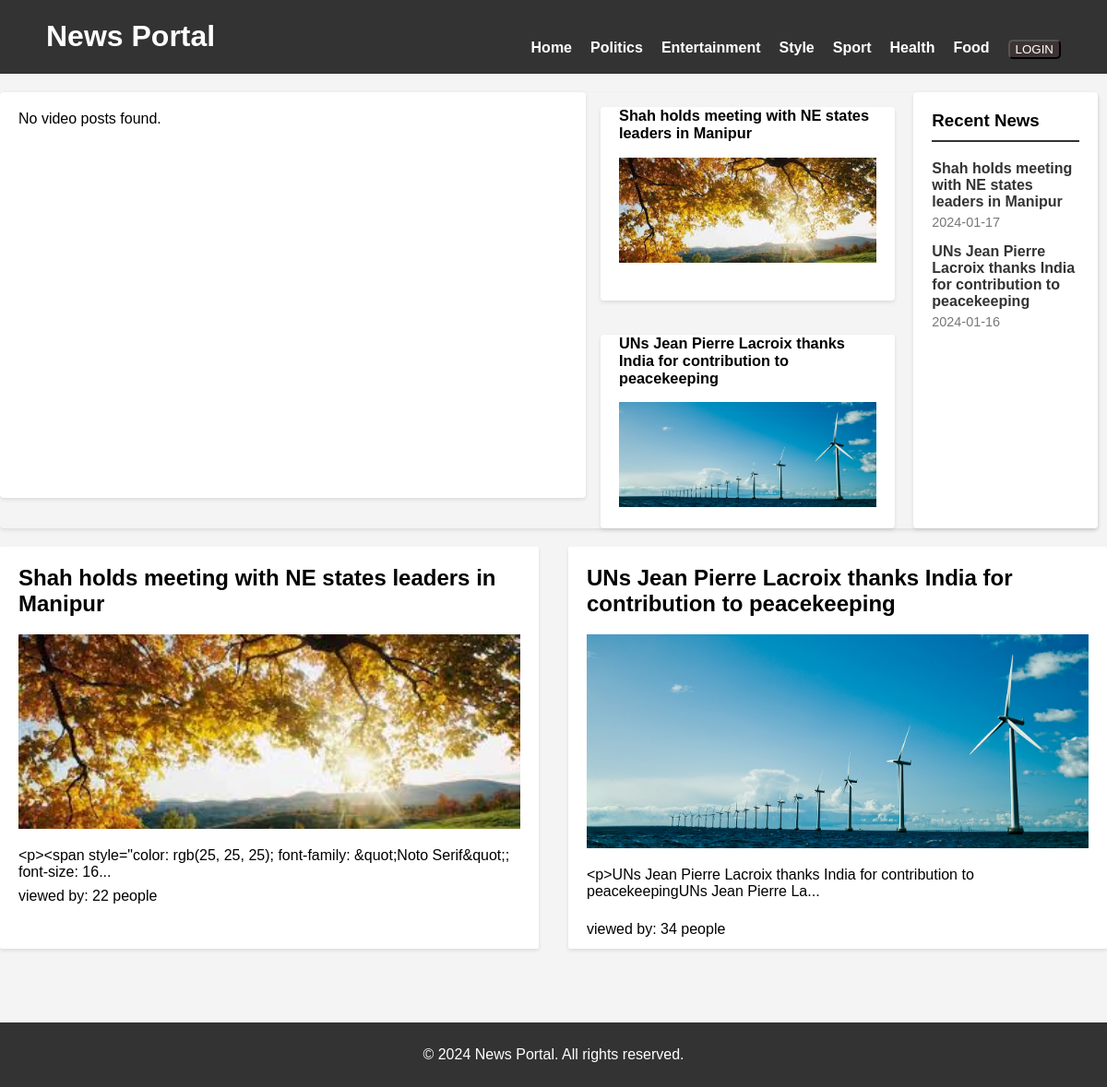
The app's page /Politics.php with its own data.
### tables this page shows
CREATE TABLE `tblposts` (
  `id` int(11) NOT NULL,
  `PostTitle` longtext DEFAULT NULL,
  `CategoryId` int(11) DEFAULT NULL,
  `SubCategoryId` int(11) DEFAULT NULL,
  `PostDetails` longtext DEFAULT NULL,
  `PostingDate` timestamp NULL DEFAULT current_timestamp(),
  `UpdationDate` timestamp NULL DEFAULT NULL ON UPDATE current_timestamp(),
  `Is_Active` int(1) DEFAULT NULL,
  `PostUrl` mediumtext DEFAULT NULL,
  `PostImage` varchar(255) DEFAULT NULL,
  `viewCounter` int(11) DEFAULT NULL,
  `postedBy` varchar(255) DEFAULT NULL,
  `lastUpdatedBy` varchar(255) DEFAULT NULL
);

### Politics.php (the view, shortened to what this page needs)
<!DOCTYPE html>
<html lang="en">
<head>
    <link rel="stylesheet" href="politics.css">
    <link rel="stylesheet" href="https://cdnjs.cloudflare.com/ajax/libs/font-awesome/6.5.1/css/all.min.css">
</head>
<body>
    <header>
        <div class="head_padding">
            <div class="nav-box nav-box1">
                <h1>News Portal</h1>
            </div>
            <div class="nav-box nav-box2">
                <nav>
                    <ul>
                        <li><a href="Home.php">Home</a></li>
                        <li><a href="politics.php">Politics</a></li>
                        <li><a href="entertainment.php">Entertainment</a></li>
                        <li><a href="style.php">Style</a></li>
                        <li><a href="Sports.php">Sport</a></li>
                        <li><a href="health.php">Health</a></li>
                        <li><a href="food.php">Food</a></li>
                        <li><button class="nav-button" id="loginButton">LOGIN</button></li>
                    </ul>
                </nav>
            </div>
        </div>
    </header>
    <main>
        <?php
        function fetchPostsByCategory() {
            $conn = mysqli_connect(DB_SERVER, DB_USER, DB_PASS, DB_NAME);
        $fullPath = $_SERVER['PHP_SELF'];
        $fileNameWithoutExtension = pathinfo($fullPath, PATHINFO_FILENAME);
        $cat_id_query = "SELECT id FROM tblcategory WHERE categoryName = '" . mysqli_real_escape_string($conn, $fileNameWithoutExtension) . "'";
        $result2 = $conn->query($cat_id_query);
        $row = $result2->fetch_assoc();
        $categoryID = $row['id'];
        return $categoryID;
    }
    ?>
    <section class="content">
    <div class="featured-article">
        <div class="article-content">
            <?php
            $conn = mysqli_connect(DB_SERVER, DB_USER, DB_PASS, DB_NAME);
            $fullPath = $_SERVER['PHP_SELF'];
            $fileNameWithoutExtension = pathinfo($fullPath, PATHINFO_FILENAME);
            $cat_id_query = "SELECT id FROM tblcategory WHERE categoryName = '" . mysqli_real_escape_string($conn, $fileNameWithoutExtension) . "'";
            $result2 = $conn->query($cat_id_query);
            if ($result2 && $result2->num_rows > 0) {
                $row = $result2->fetch_assoc();
                $categoryID = $row['id'];
                $sql = "SELECT id, PostTitle, PostDetails, PostingDate, PostImage, viewCounter
                        FROM tblposts
                        WHERE Is_Active=1 AND CategoryId = $categoryID
                        ORDER BY PostingDate DESC";
                $result = $conn->query($sql);
                if ($result && $result->num_rows > 0) {
    $videoFound = false;
    if (!$videoFound) {
        echo "No video posts found.";
    }
} else {
    echo "No posts found.";
}}
?>
        </div>
        <div class="side-articles">
            <?php
          $conn = mysqli_connect(DB_SERVER, DB_USER, DB_PASS, DB_NAME);
            $cat=fetchPostsByCategory();
            $sql = "SELECT id, PostTitle, PostDetails, PostingDate, PostImage FROM tblposts WHERE Is_Active=1 && CategoryId = $cat ORDER BY PostingDate DESC LIMIT 2";
            $result = $conn->query($sql);
            if ($result->num_rows > 0) {
                while($row = $result->fetch_assoc()) {
                    echo '<a href="news-details.php?nid=' . htmlspecialchars($row['id'], ENT_QUOTES, 'UTF-8') . '">';
                    echo '<div class="side-article">';
                    echo '<p class="heading">' . $row['PostTitle'] . '</p>';
                    echo '<img src="admin/postimages/' . $row['PostImage'] . '" alt="" height="60%" width="100%">';
                    echo '</div>';
                    echo'</a>';
                }
            } else {
                echo "<p>No side articles found.</p>";
            }
            ?>
        </div>
        <aside class="recent-news">
            <h3>Recent News</h3>
            <ul>
                <?php
                $conn = mysqli_connect(DB_SERVER,DB_USER,DB_PASS,DB_NAME);
                $cat=fetchPostsByCategory();
                $sql = "SELECT id, PostTitle,DATE(PostingDate) as PostingDate  FROM tblposts WHERE Is_Active=1 && CategoryId = $cat ORDER BY PostingDate DESC LIMIT 4";
                $result = $conn->query($sql);
                if ($result->num_rows > 0) {
                    while($row = $result->fetch_assoc()) {
                        $postID = htmlspecialchars($row['id'], ENT_QUOTES, 'UTF-8');
                        $postTitle = htmlspecialchars($row['PostTitle'], ENT_QUOTES, 'UTF-8');
                        $postingDate = htmlspecialchars($row['PostingDate'], ENT_QUOTES, 'UTF-8');
                        echo '<li>';
                        echo '<a href="news-details.php?nid=' . $postID . '">' . $postTitle . '</a>';
                        echo '<span class="time">' . $postingDate . '</span>';
                        echo '</li>';
                    }
                } else {
                    echo "<li>No recent news found.</li>";
                }
                ?>
            </ul>
        </aside>
    </div>
</section>
    <section class="mycontent">
        <div class="mycontainer">
            <div class="featured-article1">
                <?php
                $conn = mysqli_connect(DB_SERVER,DB_USER,DB_PASS,DB_NAME);
                $cat=fetchPostsByCategory();
                $sql = "SELECT id, PostTitle, PostDetails, PostingDate, PostImage,viewCounter FROM tblposts WHERE Is_Active=1 && CategoryId = $cat ORDER BY PostingDate DESC";
                $result = $conn->query($sql);
                if ($result->num_rows > 0) {
                    echo '<section class="mycontent">';
                    echo '<div class="mycontainer">';
                    $count = 0;
                    while ($row = $result->fetch_assoc()) {
                        if ($count % 3 == 0) {
                            echo '<div class="featured-article1">';
                        }
                        echo '<div class="article-content1">';
                        echo '<a href="news-details.php?nid=' . htmlspecialchars($row['id'], ENT_QUOTES, 'UTF-8') . '">';
                        echo '<h2>' . htmlspecialchars($row['PostTitle'], ENT_QUOTES, 'UTF-8') . '</h2>';
                        echo '<img src="admin/postimages/' . $row['PostImage'] . '" alt="" height="60%" width="100%">';
                        echo '<p>' . htmlspecialchars(substr($row['PostDetails'], 0, 90), ENT_QUOTES, 'UTF-8') . '...</p>';
                        echo '<div class="meta">';
                        echo '<span>viewed by:   ' . htmlspecialchars($row['viewCounter'], ENT_QUOTES, 'UTF-8') . '  people</span>';
                        echo'</a>';
                        echo '</div>';
                        echo '</div>';
                        $count++;
                    }
                    if ($count > 0) {
                        echo '</div>';
                    }
                    echo '</div>';
                    echo '</section>';
                }
                ?>
</main>
    <footer>
        <p>&copy; 2024 News Portal. All rights reserved.</p>
    </footer>
</body>
</html>

### politics.css (style rules this page uses)
body { font-family: Arial, sans-serif; margin: 0; padding: 0; display: flex; flex-direction: column; align-items: center; background-color: #f4f4f4; }
header { width: 100%; background-color: #333; color: white; text-align: center; }
.head_padding { display: flex; align-items: flex-end; justify-content: space-between; }
.nav-box { height: 100%; }
.nav-box1 { padding-left: 50px; }
.nav-box2 { padding-right: 50px; }
nav ul { list-style: none; padding: 0; display: flex; gap: 20px; }
nav ul li { display: inline; }
nav ul li a { text-decoration: none; color: white; font-weight: bold; transition: color 0.3s; }
.nav-button { background-color: #3d3333; color: #ffffff; border-radius: 5px; }
main { display: flex; flex-direction: column; align-items: center; width: 100%; max-width: 1200px; padding: 20px; }
.content { display: flex; width: 100%; margin-bottom: 20px; }
.featured-article { display: flex; flex-direction: row; margin-right: 10px; background-color: #f4f4f4; border-radius: 4px; box-shadow: 0 2px 4px rgba(0, 0, 0, 0.1); height: 100%; width: 100%; }
.side-articles { padding-left: 1rem; }
.article-content { background-color: white; padding: 20px; border-radius: 4px; box-shadow: 0 2px 4px rgba(0, 0, 0, 0.1); height: 400px; width: 50%; }
.featured-article1 { display: flex; width: 100%; gap: 2rem; margin-bottom: 20px; }
.article-content1 { width: 100%; padding: 20px; border-radius: 4px; box-shadow: 0 2px 4px rgba(0, 0, 0, 0.1); height: 100%; }
.featured-article1 .article-content1 { display: flex; flex-direction: column; border-radius: 2px; box-shadow: 0 2px 4px rgba(0, 0, 0, 0.1); height: 400px; width: 100%; padding-bottom: 1rem; }
.featured-article1 h2 { margin-top: 0; }
.meta { display: flex; justify-content: space-between; color: #777; }
.side-articles { flex: 2; display: flex; flex-direction: column; gap: 20px; }
.side-article { background-color: rgb(255, 255, 255); padding: 20px; padding-top:0; border-radius: 4px; box-shadow: 0 2px 4px rgba(0, 0, 0, 0.1); height: 190px; }
.side-article>p { font-size: .79rem; }
.side-article>.heading { display: block; font-size: 1.02em; font-weight: bold; unicode-bidi: isolate; }
.recent-news { flex: 1; margin-left: 20px; background-color: white; padding: 20px; border-radius: 4px; box-shadow: 0 2px 4px rgba(0, 0, 0, 0.1); }
.recent-news h3 { margin-top: 0; border-bottom: 2px solid #333; padding-bottom: 10px; margin-bottom: 20px; }
.recent-news ul { list-style: none; padding: 0; }
.recent-news ul li { margin-bottom: 15px; }
.recent-news ul li a { text-decoration: none; color: #333; font-weight: bold; }
.recent-news ul li .time { display: block; color: #777; font-size: 0.9em; margin-top: 5px; }
footer { width: 100%; background-color: #333; color: white; padding: 10px 0; text-align: center; margin-top: 20px; }
.mycontent { width: 100%; }
.mycontainer { width: 100%; display: flex; flex-direction: column; overflow: auto; }
.mycontainer .featured-article1 { display: flex; flex: 1; }
.mycontainer .article-content1 { width: 100%; }
.article-content1 { background-color: #fff; }
a { text-decoration: none; color: #000; }

### records on screen
tblposts: PostTitle "Shah holds meeting with NE states leaders in Manipur", PostImage (picture), postingDate "2024-01-17", PostDetails "<p><span style=\"color: rgb(25, 25, 25); font-family: &quot;Noto Serif&quot;; font-size: 16", viewCounter "22"
tblposts: PostTitle "UNs Jean Pierre Lacroix thanks India for contribution to peacekeeping", PostImage (picture), postingDate "2024-01-16", PostDetails "<p>UNs Jean Pierre Lacroix thanks India for contribution to peacekeepingUNs Jean Pierre La", viewCounter "34"
